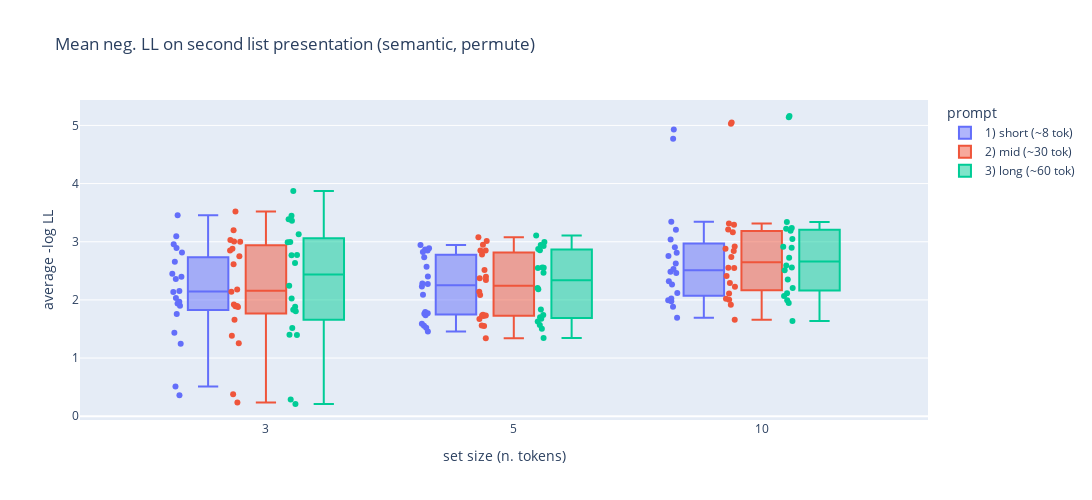

The notebook cell this image was saved under:
### Code cell
fig = px.box(dagg, x="set_size_", y="ppl_mean", points="all", color="prompt_", 
             hover_data=["token_list"], 
             labels={"set_size_": "set size (n. tokens)", "ppl_mean": "average -log LL",
                   "prompt_": "prompt", "second_list_": "word order"},
            category_orders = {"prompt": ["short (~8 tok)", "mid (~30 tok)", "long (~60 tok)"]},
            width=figwidth, height=figheight,
            title="Mean neg. LL on second list presentation ({}, {})" \
                   .format(semlist, wordorder))
fig.update_xaxes(type='category')
fig.show()

### Figure 1 — Plotly figure (JSON) as saved in the notebook; plotly's stock layout.template omitted (floating-point values rounded to 4 significant figures; data arrays with more than 128 entries replaced by an {"elided": "..."} marker saying what was removed)
{"data": [{"alignmentgroup": "True", "boxpoints": "all", "customdata": {"elided": "60 rows, 554 str values in total"}, "hovertemplate": "prompt=1) short (~8 tok)<br>set size (n. tokens)=%{x}<br>average -log LL=%{y}<br>token_list=%{customdata[0]}<extra></extra>", "legendgroup": "1) short (~8 tok)", "marker": {"color": "#636efa"}, "name": "1) short (~8 tok)", "notched": false, "offsetgroup": "1) short (~8 tok)", "orientation": "v", "showlegend": true, "type": "box", "x": [3, 3, 3, 3, 3, 3, 3, 3, 3, 3, 3, 3, 3, 3, 3, 3, 3, 3, 3, 3, 5, 5, 5, 5, 5, 5, 5, 5, 5, 5, 5, 5, 5, 5, 5, 5, 5, 5, 5, 5, 10, 10, 10, 10, 10, 10, 10, 10, 10, 10, 10, 10, 10, 10, 10, 10, 10, 10, 10, 10], "x0": " ", "xaxis": "x", "y": [2.36, 3.095, 2.957, 0.3598, 1.898, 2.895, 2.657, 2.151, 2.032, 2.135, 1.435, 2.813, 2.452, 1.248, 0.5113, 1.936, 2.398, 1.968, 1.757, 3.455, 2.945, 2.867, 1.794, 1.458, 2.824, 1.592, 2.088, 2.274, 1.521, 2.405, 1.736, 1.772, 2.569, 1.761, 2.232, 2.852, 2.889, 1.556, 2.733, 2.282, 3.037, 4.932, 1.695, 2.531, 1.996, 2.754, 2.81, 3.342, 2.625, 2.485, 2.121, 1.976, 2.461, 2.264, 2.026, 3.206, 2.904, 2.322, 4.771, 1.885], "y0": " ", "yaxis": "y"}, {"alignmentgroup": "True", "boxpoints": "all", "customdata": {"elided": "60 rows, 554 str values in total"}, "hovertemplate": "prompt=2) mid (~30 tok)<br>set size (n. tokens)=%{x}<br>average -log LL=%{y}<br>token_list=%{customdata[0]}<extra></extra>", "legendgroup": "2) mid (~30 tok)", "marker": {"color": "#EF553B"}, "name": "2) mid (~30 tok)", "notched": false, "offsetgroup": "2) mid (~30 tok)", "orientation": "v", "showlegend": true, "type": "box", "x": [3, 3, 3, 3, 3, 3, 3, 3, 3, 3, 3, 3, 3, 3, 3, 3, 3, 3, 3, 3, 5, 5, 5, 5, 5, 5, 5, 5, 5, 5, 5, 5, 5, 5, 5, 5, 5, 5, 5, 5, 10, 10, 10, 10, 10, 10, 10, 10, 10, 10, 10, 10, 10, 10, 10, 10, 10, 10, 10, 10], "x0": " ", "xaxis": "x", "y": [2.752, 3.002, 3.198, 0.2361, 1.894, 3.03, 2.881, 2.178, 2.14, 1.877, 1.385, 3.003, 2.615, 1.255, 0.3801, 1.922, 2.848, 1.891, 1.659, 3.522, 3.013, 2.949, 1.724, 1.342, 2.848, 1.733, 2.084, 2.344, 1.56, 2.4, 1.733, 1.747, 2.515, 1.674, 2.139, 2.848, 3.078, 1.551, 2.781, 2.374, 3.212, 5.031, 1.661, 2.547, 2.019, 2.919, 2.842, 3.29, 2.879, 2.738, 2.224, 2.004, 2.555, 2.289, 2.109, 3.314, 3.162, 2.411, 5.052, 1.916], "y0": " ", "yaxis": "y"}, {"alignmentgroup": "True", "boxpoints": "all", "customdata": {"elided": "60 rows, 554 str values in total"}, "hovertemplate": "prompt=3) long (~60 tok)<br>set size (n. tokens)=%{x}<br>average -log LL=%{y}<br>token_list=%{customdata[0]}<extra></extra>", "legendgroup": "3) long (~60 tok)", "marker": {"color": "#00cc96"}, "name": "3) long (~60 tok)", "notched": false, "offsetgroup": "3) long (~60 tok)", "orientation": "v", "showlegend": true, "type": "box", "x": [3, 3, 3, 3, 3, 3, 3, 3, 3, 3, 3, 3, 3, 3, 3, 3, 3, 3, 3, 3, 5, 5, 5, 5, 5, 5, 5, 5, 5, 5, 5, 5, 5, 5, 5, 5, 5, 5, 5, 5, 10, 10, 10, 10, 10, 10, 10, 10, 10, 10, 10, 10, 10, 10, 10, 10, 10, 10, 10, 10], "x0": " ", "xaxis": "x", "y": [2.991, 2.995, 3.447, 0.2103, 1.88, 3.362, 2.766, 2.243, 2.633, 1.833, 1.397, 3.128, 2.773, 1.403, 0.2862, 2.025, 3.388, 1.806, 1.515, 3.871, 2.996, 3.108, 1.703, 1.345, 2.944, 1.63, 2.183, 2.555, 1.506, 2.556, 1.675, 1.739, 2.469, 1.836, 2.205, 2.853, 2.927, 1.571, 2.877, 2.548, 3.236, 5.162, 1.638, 2.593, 2.065, 2.914, 2.897, 3.189, 3.048, 2.727, 2.353, 1.996, 2.558, 2.205, 2.115, 3.34, 3.223, 2.51, 5.141, 1.948], "y0": " ", "yaxis": "y"}], "layout": {"boxmode": "group", "height": 500, "legend": {"title": {"text": "prompt"}, "tracegroupgap": 0}, "title": {"text": "Mean neg. LL on second list presentation (semantic, permute)"}, "width": 1200, "xaxis": {"anchor": "y", "autorange": true, "domain": [0, 1], "range": [-0.749, 2.671], "title": {"text": "set size (n. tokens)"}, "type": "category"}, "yaxis": {"anchor": "x", "autorange": true, "domain": [0, 1], "range": [-0.06475, 5.437], "title": {"text": "average -log LL"}, "type": "linear"}}}
